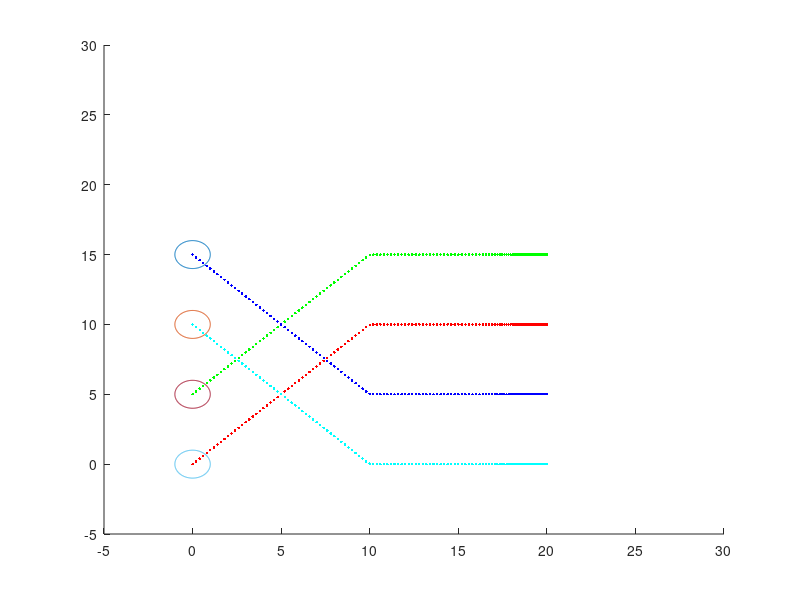

Write MATLAB code to recreate this figure. (Note: this script raises an error after producing the figure.)
clc
clear all
clf

% Close any existing parallel pool to ensure a fresh start
%delete(gcp('nocreate'));

% Start a process-based pool with a limited number of workers
numWorkers = 12;
%parpool('Processes', numWorkers);

A=[0 0;0 0];
B=[1 0;0 1];
C=eye(2,2);
D=zeros(2,2);

sys=ss(A,B,C,D);


Num_agen=4;


Ts=0.1;
sysd=c2d(sys,Ts);
Ad=sysd.A;
Bd=sysd.B;
T=50;
%% intial trajectory
count=1;
%X(:,1)=[0;0 ;  20;0 ; 20;20   ;  0;20 ];
X(:,1)=[0;0 ;  0;5 ; 0;10   ;  0;15 ];
for t=0:Ts:28
    if t<2
        u(:,count)=0*ones(2*Num_agen,1);
    else
        u(:,count)=0*ones(2*Num_agen,1);
    end
    for i=1:Num_agen
        X((2*i-1):(2*i),count+1)=Ad*X((2*i-1):(2*i),count)+Bd*u((2*i-1):(2*i),count);
    end
    count=count+1;
end

X0=X;
for i=1:Num_agen
    hold on
    plot(X((2*i-1),:),X((2*i),:),'.')
end
N=length(X(1,:));

hold on





%% Laplacian initial traj

X(:,1)=[0;0 ;  0;5 ; 0;15   ;  0;10 ];
%X(:,1)=[20;25 ;  20;20 ; 25;20   ;  25;25 ];
kp = 2;
kc = 0.5;
Laplacian = - ones(Num_agen) + Num_agen*eye(Num_agen);
%
%
final = [20;25 ;  20;20 ; 25;20   ;  25;25 ];
final = [20;10; 20;15; 20;5; 20;0];
for ii=1:Num_agen
    for jj=1:2
        final_trans(ii,jj)=final(2*(ii-1)+jj,1);
    end
end
final_centeroid=[sum(final_trans(:,1))/Num_agen,sum(final_trans(:,2))/Num_agen];



V_des=zeros(2*Num_agen,N-1);
X_trans=zeros(Num_agen,2);
for i=1:N-1
    for ii=1:Num_agen
        for jj=1:2
            X_trans(ii,jj)=X(2*(ii-1)+jj,i);
        end
    end
    centroid = (ones(Num_agen,Num_agen) * reshape(X_trans,[4,2]))/4;
    centroid_diff = centroid-[final_centeroid(1) final_centeroid(2);final_centeroid(1) final_centeroid(2);final_centeroid(1) final_centeroid(2);final_centeroid(1) final_centeroid(2)];

    V_des_trans = Laplacian*(final_trans-X_trans);



    V_des_trans=kp*V_des_trans - centroid_diff*kc;
    for ii=1:Num_agen
        for jj=1:2
            if V_des_trans(ii,jj)>=2
                V_des_trans(ii,jj)=2;
            elseif V_des_trans(ii,jj)<=-2
                V_des_trans(ii,jj)=-2;
            end
        end
    end
    V_des(:,i)=reshape(V_des_trans',[8,1]);
    for j=1:Num_agen
        X((j-1)*2+1:(j-1)*2+2,i+1)=Ad*X((j-1)*2+1:(j-1)*2+2,i)+Bd*V_des_trans(j,:)';
    end
    hold on
    plot(X(1,i),X(2,i),'r.');
    plot(X(3,i),X(4,i),'g.');
    plot(X(5,i),X(6,i),'b.');
    plot(X(7,i),X(8,i),'c.');
    xlim([-5 30])
    ylim([-5 30])
    pause(0.01)

end

u=V_des;
X0=X;
u0=u;

%%
R_obs=2;
R_agent=1;

obs_center=[18,150; ...
    X(1:2,1)'; ...
    X(3:4,1)'; ...
    X(5:6,1)'; ...
    X(7:8,1)'];
R_plot=[2*R_obs-R_agent,R_agent,R_agent,R_agent,R_agent];
R=2*R_plot;


alpha=1;
obs_num=length(R);
r_default=0.5;
r=0.5;

lambda=10000;

i=1;
figure(1)
tol=0.001;



hold on

theta=linspace(0,2*pi,201);
for j=1:obs_num
    x_theta=R_plot(j)*cos(theta);
    y_theta=R_plot(j)*sin(theta);
    plot(obs_center(j,1)+x_theta,obs_center(j,2)+y_theta)
end




%[X_out,u_out]=traj_gen(Ad,Bd,X,X0,u,R_plot,obs_center,final,Laplacian)



% f1=parfeval(@traj_gen,2,Ad,Bd,X,X0,u,R_plot,obs_center,final,Laplacian);
% 
% f2=parfeval(@traj_gen,2,Ad,Bd,X,X0,u,R_plot,obs_center,final,Laplacian);
% Wait for both tasks to complete and fetch the results
% x1 = fetchOutputs(f1);
% x2 = fetchOutputs(f2);
%%
% [Cost_1,X_out1]=traj_gen(1,Ad,Bd,X,X0,u,R_plot,obs_center,final,Laplacian);
% %%
% for i=1:N
% 
% plotting(X_out1,obs_center,R_plot,i)
% 
% pause(0.03)
% clf
% end
% obs_checker(X,Num_agen,obs_center,R)
% 



%% Beginning of decentralized SCvx
total_cost=zeros(1,200);
X1=X;
X2=X;
X3=X;
X4=X;
epsilon=0.6;

for iteration=1:10

    X_stack_out=zeros(32,length(X(1,:)));
    X_stack_est=zeros(32,length(X(1,:)));


    if iteration==1
        f1=parfeval(@traj_gen,2,1,Ad,Bd,X,X0,u,R_plot,obs_center,final,Laplacian);
        f2=parfeval(@traj_gen,2,2,Ad,Bd,X,X0,u,R_plot,obs_center,final,Laplacian);
        f3=parfeval(@traj_gen,2,3,Ad,Bd,X,X0,u,R_plot,obs_center,final,Laplacian);
        f4=parfeval(@traj_gen,2,4,Ad,Bd,X,X0,u,R_plot,obs_center,final,Laplacian);
        [Cost_1,X_out1]=fetchOutputs(f1); % X_out1 contains X11,X12,X13,X14
        [Cost_2,X_out2]=fetchOutputs(f2);
        [Cost_3,X_out3]=fetchOutputs(f3);
        [Cost_4,X_out4]=fetchOutputs(f4);
        X_stack_est=[X_out1;X_out2;X_out3;X_out4]; %Agent i's estimation of j
        %%

        X_stack_est=[X_out1;X_out2;X_out3;X_out4];
        X_stack_out=zeros(32,length(X(1,:)));
        for i=1:Num_agen
            for j=1:Num_agen
                if i~=j
                    if i==1 % 1's neighbors are 2 and 4
                        X_stack_out((i-1)*Num_agen*2+2*j-1:(i-1)*Num_agen*2+2*j,:)= ...
                        X_stack_est((i-1)*Num_agen*2+2*j-1:(i-1)*Num_agen*2+2*j,:)+ ...
                            epsilon*(  X_stack_est((2-1)*Num_agen*2+j*2-1:(2-1)*Num_agen*2+j*2,:)+ ...
                            X_stack_est((4-1)*Num_agen*2+j*2-1:(4-1)*Num_agen*2+j*2,:) ...
                            -2*X_stack_est((i-1)*Num_agen*2+2*j-1:(i-1)*Num_agen*2+2*j,:)  );

                    elseif i==2 % 2's neighbors are 1 and 3
                        X_stack_out((i-1)*Num_agen*2+2*j-1:(i-1)*Num_agen*2+2*j,:)= ...
                            X_stack_est((i-1)*Num_agen*2+2*j-1:(i-1)*Num_agen*2+2*j,:)+ ...
                            epsilon*(  X_stack_out((1-1)*Num_agen*2+j*2-1:(1-1)*Num_agen*2+j*2,:)+ ...
                            X_stack_est((3-1)*Num_agen*2+j*2-1:(3-1)*Num_agen*2+j*2,:) ...
                            -2*X_stack_est((i-1)*Num_agen*2+2*j-1:(i-1)*Num_agen*2+2*j,:)  );

                    elseif i==3 % 3's neighbors are 2 and 4
                        X_stack_out((i-1)*Num_agen*2+2*j-1:(i-1)*Num_agen*2+2*j,:)= ...
                            X_stack_est((i-1)*Num_agen*2+2*j-1:(i-1)*Num_agen*2+2*j,:)+ ...
                            epsilon*(  X_stack_out((2-1)*Num_agen*2+j*2-1:(2-1)*Num_agen*2+j*2,:)+ ...
                            X_stack_est((4-1)*Num_agen*2+j*2-1:(4-1)*Num_agen*2+j*2,:) ...
                            -2*X_stack_est((i-1)*Num_agen*2+2*j-1:(i-1)*Num_agen*2+2*j,:)  );

                    elseif i==4 % 4's neighbors are 1 and 3 
                        X_stack_out((i-1)*Num_agen*2+2*j-1:(i-1)*Num_agen*2+2*j,:)= ...
                            X_stack_est((i-1)*Num_agen*2+2*j-1:(i-1)*Num_agen*2+2*j,:)+ ...
                            epsilon*(  X_stack_out((1-1)*Num_agen*2+j*2-1:(1-1)*Num_agen*2+j*2,:)+ ...
                            X_stack_est((3-1)*Num_agen*2+j*2-1:(3-1)*Num_agen*2+j*2,:) ...
                            -2*X_stack_est((i-1)*Num_agen*2+2*j-1:(i-1)*Num_agen*2+2*j,:)  );
                    end

                else
                    X_stack_out((i-1)*Num_agen*2+j*2-1:(i-1)*Num_agen*2+j*2,:)=X_stack_est((i-1)*Num_agen*2+j*2-1:(i-1)*Num_agen*2+j*2,:);
                end
            end
        end

        X1=X_stack_out(1:8,:);
        X2=X_stack_out(9:16,:);
        X3=X_stack_out(17:24,:);
        X4=X_stack_out(25:32,:);
        % X1=[X_out1(1:2,:);X_out2(3:4,:);X_out3(5:6,:);X_out4(7:8,:)];
        % X2=[X_out1(1:2,:);X_out2(3:4,:);X_out3(5:6,:);X_out4(7:8,:)];
        % X3=[X_out1(1:2,:);X_out2(3:4,:);X_out3(5:6,:);X_out4(7:8,:)];
        % X4=[X_out1(1:2,:);X_out2(3:4,:);X_out3(5:6,:);X_out4(7:8,:)];
        X_out=[X1(1:2,:);X2(3:4,:);X3(5:6,:);X4(7:8,:)];
    %         hold on
    % 
    % for i=1:Num_agen
    %     hold on
    %     plot(X1((2*i-1),:),X1((2*i),:),'r.')
    %     plot(X_out((2*i-1),:),X_out((2*i),:),'g.')
    % end
    %     ee=5;
        %%
    else
        % [X_out1,u_out1]=traj_gen(1,Ad,Bd,X_out,X0,u,R_plot,obs_center,final,Laplacian);
        % [X_out2,u_out2]=traj_gen(2,Ad,Bd,X_out,X0,u,R_plot,obs_center,final,Laplacian);
        % [X_out3,u_out3]=traj_gen(3,Ad,Bd,X_out,X0,u,R_plot,obs_center,final,Laplacian);
        % [X_out4,u_out4]=traj_gen(4,Ad,Bd,X_out,X0,u,R_plot,obs_center,final,Laplacian);
        f1=parfeval(@traj_gen,2,1,Ad,Bd,X1,X0,u,R_plot,obs_center,final,Laplacian);
        f2=parfeval(@traj_gen,2,2,Ad,Bd,X2,X0,u,R_plot,obs_center,final,Laplacian);
        f3=parfeval(@traj_gen,2,3,Ad,Bd,X3,X0,u,R_plot,obs_center,final,Laplacian);
        f4=parfeval(@traj_gen,2,4,Ad,Bd,X4,X0,u,R_plot,obs_center,final,Laplacian);
        [Cost_1,X_out1]=fetchOutputs(f1);
        [Cost_2,X_out2]=fetchOutputs(f2);
        [Cost_3,X_out3]=fetchOutputs(f3);
        [Cost_4,X_out4]=fetchOutputs(f4);

        X_stack_est=[X_out1;X_out2;X_out3;X_out4]; %Agent i's estimation of j
        
        for i=1:Num_agen
            for j=1:Num_agen
                if i~=j
                    if i==1 % 1's neighbors are 2 and 4
                        X_stack_out((i-1)*Num_agen*2+2*j-1:(i-1)*Num_agen*2+2*j,:)= ...
                        X_stack_est((i-1)*Num_agen*2+2*j-1:(i-1)*Num_agen*2+2*j,:)+ ...
                            epsilon*(  X_stack_est((2-1)*Num_agen*2+j*2-1:(2-1)*Num_agen*2+j*2,:)+ ...
                            X_stack_est((4-1)*Num_agen*2+j*2-1:(4-1)*Num_agen*2+j*2,:) ...
                            -2*X_stack_est((i-1)*Num_agen*2+2*j-1:(i-1)*Num_agen*2+2*j,:)  );

                    elseif i==2 % 2's neighbors are 1 and 3
                        X_stack_out((i-1)*Num_agen*2+2*j-1:(i-1)*Num_agen*2+2*j,:)= ...
                            X_stack_est((i-1)*Num_agen*2+2*j-1:(i-1)*Num_agen*2+2*j,:)+ ...
                            epsilon*(  X_stack_out((1-1)*Num_agen*2+j*2-1:(1-1)*Num_agen*2+j*2,:)+ ...
                            X_stack_est((3-1)*Num_agen*2+j*2-1:(3-1)*Num_agen*2+j*2,:) ...
                            -2*X_stack_est((i-1)*Num_agen*2+2*j-1:(i-1)*Num_agen*2+2*j,:)  );

                    elseif i==3 % 3's neighbors are 2 and 4
                        X_stack_out((i-1)*Num_agen*2+2*j-1:(i-1)*Num_agen*2+2*j,:)= ...
                            X_stack_est((i-1)*Num_agen*2+2*j-1:(i-1)*Num_agen*2+2*j,:)+ ...
                            epsilon*(  X_stack_out((2-1)*Num_agen*2+j*2-1:(2-1)*Num_agen*2+j*2,:)+ ...
                            X_stack_est((4-1)*Num_agen*2+j*2-1:(4-1)*Num_agen*2+j*2,:) ...
                            -2*X_stack_est((i-1)*Num_agen*2+2*j-1:(i-1)*Num_agen*2+2*j,:)  );

                    elseif i==4 % 4's neighbors are 1 and 3 
                        X_stack_out((i-1)*Num_agen*2+2*j-1:(i-1)*Num_agen*2+2*j,:)= ...
                            X_stack_est((i-1)*Num_agen*2+2*j-1:(i-1)*Num_agen*2+2*j,:)+ ...
                            epsilon*(  X_stack_out((1-1)*Num_agen*2+j*2-1:(1-1)*Num_agen*2+j*2,:)+ ...
                            X_stack_est((3-1)*Num_agen*2+j*2-1:(3-1)*Num_agen*2+j*2,:) ...
                            -2*X_stack_est((i-1)*Num_agen*2+2*j-1:(i-1)*Num_agen*2+2*j,:)  );
                    end

                else
                    X_stack_out((i-1)*Num_agen*2+j*2-1:(i-1)*Num_agen*2+j*2,:)=X_stack_est((i-1)*Num_agen*2+j*2-1:(i-1)*Num_agen*2+j*2,:);
                end
            end
        end

        % X1=X_stack_out(1:8,:);
        % X2=X_stack_out(9:16,:);
        % X3=X_stack_out(17:24,:);
        % X4=X_stack_out(25:32,:);
        X1=X_stack_out(1:8,:);
        X2=X_stack_out(9:16,:);
        X3=X_stack_out(17:24,:);
        X4=X_stack_out(25:32,:);
        disp("Cost 1    " + Cost_1)  
        obs_checker(X1,Num_agen,obs_center,R)
        disp("Cost 2    " + Cost_2)
        obs_checker(X2,Num_agen,obs_center,R)
        disp("Cost 3    " + Cost_3)
        obs_checker(X3,Num_agen,obs_center,R)
        disp("Cost 4    " + Cost_4)
        obs_checker(X4,Num_agen,obs_center,R)
        
        X_out=[X1(1:2,:);X2(3:4,:);X3(5:6,:);X4(7:8,:)];
    end
    
    hold on
    for i=1:Num_agen
        hold on
        plot(X((2*i-1),:),X((2*i),:),'r.')
        plot(X_out((2*i-1),:),X_out((2*i),:),'r.')
    end

    iteration
    Cost=[Cost_1,Cost_2,Cost_3,Cost_4];
    disp(Cost)
    total_cost(iteration)=sum(Cost);
    
    for i=1:N

        obs_center=[obs_center(1,:); ...
            X_out(1:2,i)'; ...
            X_out(3:4,i)'; ...
            X_out(5:6,i)'; ...
            X_out(7:8,i)'];
        for j=1:Num_agen
            countk=1;
            for k=1:obs_num
                if k==j+1
                    continue
                end
                ss((countk-1)*(N)+i,j)=R(k)-norm(X((2*j-1):(2*j),i)-obs_center(k,:)',2);
                countk=countk+1;
            end
        end

    end

    ss_max=max(ss);

    if ss_max<=0
        break;
    end

end
%%






%%
figure(2)
for i=1:N
subplot(2,2,1)
plotting(X_out1,obs_center,R_plot,i)

subplot(2,2,2)
plotting(X_out2,obs_center,R_plot,i)

subplot(2,2,3)
plotting(X_out3,obs_center,R_plot,i)

subplot(2,2,4)
plotting(X_out4,obs_center,R_plot,i)
    pause(0.001)
    if i~=N
        clf
    end
end

%%
figure(1)
% [X_out,u_out]=fetchOutputs(f2);
X_out_plot=X_out1;
R_plot=[2*R_obs-R_agent,R_agent,R_agent,R_agent,R_agent];
R=2*R_plot;
R_plot=R_plot(1:5);
N=length(X_out_plot(1,:));
Num_agen=4;

hold on

for i=1:N
    for j=1:Num_agen
        hold on
        if j==1
            plot(X_out((2*j-1),1:i),X_out((2*j),1:i),'r.')
        elseif j==2
            plot(X_out((2*j-1),1:i),X_out((2*j),1:i),'g.')
        elseif j==3
            plot(X_out((2*j-1),1:i),X_out((2*j),1:i),'b.')
        elseif j==4
            plot(X_out((2*j-1),1:i),X_out((2*j),1:i),'c.')
        end

        %plot(X0((2*i-1),:),X0((2*i),:),'.')
    end

    obs_center=[obs_center(1,:); ...
        X_out(1:2,i)'; ...
        X_out(3:4,i)'; ...
        X_out(5:6,i)'; ...
        X_out(7:8,i)';];

    obs_num=length(R_plot);
    theta=linspace(0,2*pi,201);
    xlim([-5 50])
    ylim([-5 50])
    x_theta=R_plot(1)*cos(theta);
    y_theta=R_plot(1)*sin(theta);
    plot(obs_center(1,1)+1*x_theta,obs_center(1,2)+1*y_theta,'r')
    for j=1:obs_num
        hold on
        x_theta=R_plot(j)*cos(theta);
        y_theta=R_plot(j)*sin(theta);
        plot(obs_center(1,1)+x_theta,obs_center(1,2)+y_theta,'r')
        if j==1+1
            plot(obs_center(j,1)+x_theta,obs_center(j,2)+y_theta,'r')
        elseif j==2+1
            plot(obs_center(j,1)+x_theta,obs_center(j,2)+y_theta,'g')
        elseif j==3+1
            plot(obs_center(j,1)+x_theta,obs_center(j,2)+y_theta,'b')
        elseif j==4+1
            plot(obs_center(j,1)+x_theta,obs_center(j,2)+y_theta,'c')
        end
    end
    hold on 
    plot([X_out(1,i),X_out(3,i)],[X_out(2,i),X_out(4,i)]); % 1 2
    plot([X_out(1,i),X_out(7,i)],[X_out(2,i),X_out(8,i)]); % 1 4
    plot([X_out(5,i),X_out(3,i)],[X_out(6,i),X_out(4,i)]); % 3 2
    plot([X_out(5,i),X_out(7,i)],[X_out(6,i),X_out(8,i)]); % 3 4
    pause(0.03)
    if i~=N
        clf
    end


end










%% utility funcitons






function ss_max=obs_checker(X_out,Num_agen,obs_center,R)
    
N=length(X_out(1,:));
    for i=1:N

        obs_center=[obs_center(1,:); ...
            X_out(1:2,i)'; ...
            X_out(3:4,i)'; ...
            X_out(5:6,i)'; ...
            X_out(7:8,i)'];
        obs_num=length(obs_center(:,1));
        for j=1:Num_agen
            countk=1;
            for k=1:obs_num
                if k==j+1
                    continue
                end
                ss((countk-1)*(N)+i,j)=R(k)-norm(X_out((2*j-1):(2*j),i)-obs_center(k,:)',2);
                countk=countk+1;
            end
        end

    end

    ss_max=max(ss);

end


function [last_cost,X_out]=traj_gen(Agent_num,Ad,Bd,X,X0,u,R_plot,obs_center,final,Laplacian)




% obs_center=[18,180; ...
%     X(1:2,1)'; ...
%     X(3:4,1)'; ...
%     X(5:6,1)'; ...
%     X(7:8,1)'];




Num_agen=length(X(:,1))/2;

% for ii=1:Num_agen
%     for jj=1:2
%         final_trans(ii,jj)=final(2*(ii-1)+jj,1);
%     end
% end
% final_centeroid=[sum(final_trans(:,1))/Num_agen,sum(final_trans(:,2))/Num_agen];


R=2*R_plot;
N=length(X(1,:));
obs_num=length(R);
r_default=0.5;
r=0.5;

lambda=10000;


figure(1)

kp = 2;
kc = 0.5;


hold on

theta=linspace(0,2*pi,201);
for j=1:obs_num
    x_theta=R_plot(j)*cos(theta);
    y_theta=R_plot(j)*sin(theta);
    plot(obs_center(j,1)+x_theta,obs_center(j,2)+y_theta)
end
Linear_cost=zeros(1,200);
for iteration=1:15


    for ii=1:Num_agen
        for jj=1:2
            final_trans(ii,jj)=final(2*(ii-1)+jj,1);
        end
    end
    final_centeroid=[sum(final_trans(:,1))/Num_agen,sum(final_trans(:,2))/Num_agen];


    V_des=zeros(2*Num_agen,N-1);
    X_trans=zeros(Num_agen,2);
    for i=1:N-1

        for ii=1:Num_agen
            for jj=1:2
                X_trans(ii,jj)=X(2*(ii-1)+jj,i);
            end
        end

        centroid = (ones(Num_agen,Num_agen) * reshape(X_trans,[4,2]))/4;
        centroid_diff = centroid-[final_centeroid(1) final_centeroid(2);final_centeroid(1) final_centeroid(2);final_centeroid(1) final_centeroid(2);final_centeroid(1) final_centeroid(2)];

        V_des_trans = Laplacian*(final_trans-X_trans);

        V_des_trans=kp*V_des_trans - centroid_diff*kc;

        for ii=1:Num_agen
            for jj=1:2
                if V_des_trans(ii,jj)>=2
                    V_des_trans(ii,jj)=2;
                elseif V_des_trans(ii,jj)<=-2
                    V_des_trans(ii,jj)=-2;
                end
            end
        end
        V_des(:,i)=reshape(V_des_trans',[8,1]);
    end














    cvx_solver SDPT3
    cvx_precision best

    cvx_begin 

    variable w(2,N-1)
    variable v(2,N-1)
    variable d(2,N)
    variable s(N*(obs_num-1),1)

    % minimize (  100*norm((u+w-V_des),1) + norm((X+d-X0),1) + ...
    %     1000*lambda*sum(sum(abs(v)))  + lambda*(   sum(sum(max(s,0)))   ))
    j=Agent_num;
    % minimize (  100*norm((u((2*j-1):(2*j),:)+w),1) + ...
    %     norm((X((2*j-1):(2*j),:)+d-X0((2*j-1):(2*j),:)),1) +  ...
    %     1000*lambda*sum(sum(abs(v)))  + 1000*lambda*(   sum(sum(max(s,0)))   ))
    minimize (  100*norm((u((2*j-1):(2*j),:)+w-1*V_des((2*j-1):(2*j),:)),1) + ...
        norm((X((2*j-1):(2*j),:)+d-X0((2*j-1):(2*j),:)),1) +  ...
        1000*lambda*sum(sum(abs(v)))  + 1000*lambda*(   sum(sum(max(s,0)))   ))


    subject to
    cvx_precision best

    E=eye(2);
    d(:,1)==zeros(2,1);





    for i=1:N-1

        obs_center=[obs_center(1,:); ...
            X(1:2,i)'; ...
            X(3:4,i)'; ...
            X(5:6,i)';
            X(7:8,i)'];





        j=Agent_num;
        -r<=w(:,i)<=r;



        X((2*j-1):(2*j),i+1)+d(:,i+1)== ...
            (Ad*X((2*j-1):(2*j),i)+Ad*d(:,i))+ ...
            (Bd*u((2*j-1):(2*j),i)+Bd*w(:,i))+E*v(:,i);



        countk=1;

        for k=1:obs_num
            if k==j+1
                continue
            end
            s((countk-1)*(N)+i,1)>=0;
            2*R(k)-norm(X((2*j-1):(2*j),i)-obs_center(k,:)',2)- ...
                (X((2*j-1):(2*j),i)-obs_center(k,:)')'*(X((2*j-1):(2*j),i)+d(:,i)-obs_center(k,:)') ...
                /norm(X((2*j-1):(2*j),i)-obs_center(k,:)',2)<=s((countk-1)*(N)+i,1);
            countk=countk+1;
        end


    end

    X((2*j-1):(2*j),N)+d(:,N)==final((2*j-1):(2*j));

    cvx_end

    %



    rho0 = 0.03;
    rho1 = 0.25;
    rho2 = 0.75;

    Linear_cost(iteration)=(  100*norm((u((2*j-1):(2*j),:)+w-1*V_des((2*j-1):(2*j),:)),1) + ...
        norm((X((2*j-1):(2*j),:)+d-X0((2*j-1):(2*j),:)),1) +  ...
        1000*lambda*sum(sum(abs(v)))  + 1000*lambda*(   sum(sum(max(s,0)))   ));


    if iteration >= 2
        delta_L = (Linear_cost(iteration) - Linear_cost(iteration-1)) / Linear_cost(iteration);
    else
        delta_L = 1;
    end

    if Linear_cost(iteration)<=10000
        if abs(delta_L) <= rho0
            r = max(r, 0.05);
            X((2*j-1):(2*j),:) = X((2*j-1):(2*j),:) + d;
            u((2*j-1):(2*j),:) = u((2*j-1):(2*j),:) + w;
        elseif abs(delta_L) <= rho1
            r = r/1.2;
            X((2*j-1):(2*j),:) = X((2*j-1):(2*j),:) + d;
            u((2*j-1):(2*j),:) = u((2*j-1):(2*j),:) + w;
        elseif abs(delta_L) <= rho2
            r = r / 1.3;
            X((2*j-1):(2*j),:) = X((2*j-1):(2*j),:) + d;
            u((2*j-1):(2*j),:) = u((2*j-1):(2*j),:) + w;
        else
            X((2*j-1):(2*j),:) = X((2*j-1):(2*j),:) + d;
            u((2*j-1):(2*j),:) = u((2*j-1):(2*j),:) + w;
            r = r / 1.4;
        end
    else
        r = r / 1.1;
        X((2*j-1):(2*j),:) = X((2*j-1):(2*j),:) + d;
        u((2*j-1):(2*j),:) = u((2*j-1):(2*j),:) + w;
    end
    r;
    hold on
    for i=1:Num_agen
        hold on
        plot(X((2*i-1),:),X((2*i),:),'.')
    end
    ss=0;

    xlim([-5 30])
    ylim([-5 30])

    for i=1:N

        obs_center=[obs_center(1,:); ...
            X(1:2,i)'; ...
            X(3:4,i)'; ...
            X(5:6,i)'; ...
            X(7:8,i)'];
        for j=1:Num_agen
            countk=1;
            for k=1:obs_num
                if k==j+1
                    continue
                end
                ss((countk-1)*(N)+i,j)=R(k)-norm(X((2*j-1):(2*j),i)-obs_center(k,:)',2);
                countk=countk+1;
            end
        end

    end

    ss_max=max(ss);

    max(max(ss));



    if max(max(ss))<0 && iteration>40
        break;
    end
Linear_cost(iteration)
    if  Linear_cost(iteration)<=1000 && iteration>5
        X_out=X;
        u_out=u;
        last_cost=Linear_cost(iteration);
        break;
    end
    pause(0.01)
    
end
X_out=X;
u_out=u;
last_cost=Linear_cost(iteration);
clf
end



function plotting(X,obs_center,R_plot,I)

N=length(X(1,:));
Num_agen=4;

hold on







for i=I:I
    for j=1:Num_agen
        hold on
        if j==1
            plot(X((2*j-1),1:i),X((2*j),1:i),'r.')
        elseif j==2
            plot(X((2*j-1),1:i),X((2*j),1:i),'g.')
        elseif j==3
            plot(X((2*j-1),1:i),X((2*j),1:i),'b.')
        elseif j==4
            plot(X((2*j-1),1:i),X((2*j),1:i),'c.')
        end


        %plot(X0((2*i-1),:),X0((2*i),:),'.')
    end
    
    obs_center=[obs_center(1,:); ...
        X(1:2,i)'; ...
        X(3:4,i)'; ...
        X(5:6,i)'; ...
        X(7:8,i)';];

    obs_num=length(R_plot);
    theta=linspace(0,2*pi,201);
    xlim([-5 50])
    ylim([-5 50])
    x_theta=R_plot(1)*cos(theta);
    y_theta=R_plot(1)*sin(theta);
    plot(obs_center(1,1)+1.5*x_theta,obs_center(1,2)+1.5*y_theta,'r')
    for j=1:obs_num
        hold on
        x_theta=R_plot(j)*cos(theta);
        y_theta=R_plot(j)*sin(theta);
        plot(obs_center(1,1)+x_theta,obs_center(1,2)+y_theta,'r')
        if j==1+1
            plot(obs_center(j,1)+x_theta,obs_center(j,2)+y_theta,'r')
        elseif j==2+1
            plot(obs_center(j,1)+x_theta,obs_center(j,2)+y_theta,'g')
        elseif j==3+1
            plot(obs_center(j,1)+x_theta,obs_center(j,2)+y_theta,'b')
        elseif j==4+1
            plot(obs_center(j,1)+x_theta,obs_center(j,2)+y_theta,'c')
        end
    end




end

end






